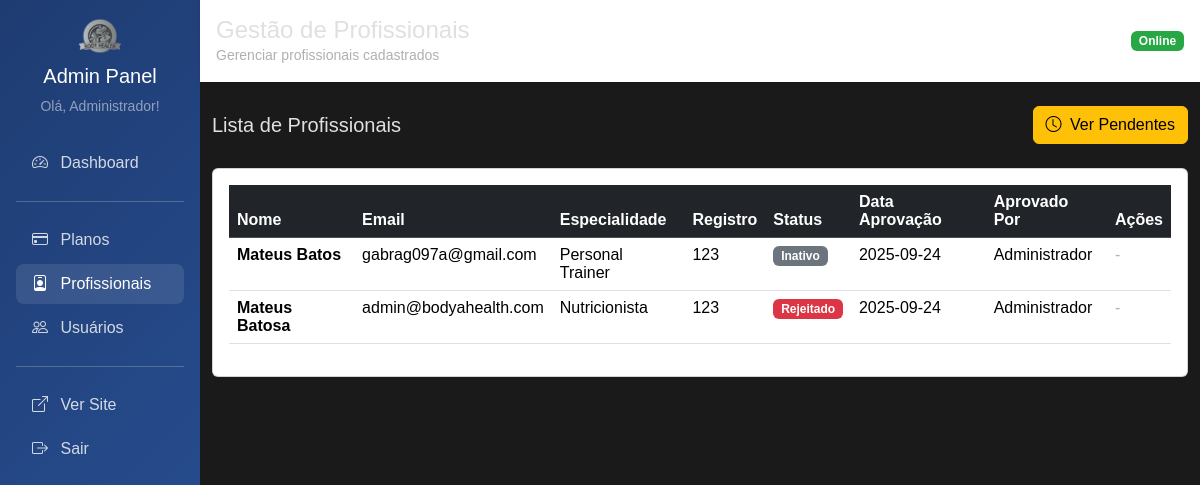
Screenshot of /admin/profissionais (signed in) with the database file from the repository.
### tables this page shows
CREATE TABLE usuario (
    id INTEGER PRIMARY KEY AUTOINCREMENT,
    nome TEXT NOT NULL,
    email TEXT UNIQUE NOT NULL,
    senha TEXT NOT NULL,
    perfil TEXT NOT NULL DEFAULT 'cliente',
    foto TEXT,
    token_redefinicao TEXT,
    data_token TIMESTAMP,
    data_cadastro TIMESTAMP DEFAULT CURRENT_TIMESTAMP
);

CREATE TABLE profissional (
    id INTEGER PRIMARY KEY,
    especialidade TEXT NOT NULL,
    registro_profissional TEXT,
    status TEXT DEFAULT 'pendente',
    data_solicitacao TIMESTAMP DEFAULT CURRENT_TIMESTAMP,
    data_aprovacao TIMESTAMP,
    aprovado_por INTEGER, cpf_cnpj TEXT, foto_registro TEXT,
    FOREIGN KEY (id) REFERENCES usuario(id),
    FOREIGN KEY (aprovado_por) REFERENCES usuario(id)
);

### main.py (the view)
@app.get("/admin/profissionais")
@requer_autenticacao(['admin'])
async def admin_profissionais_listar(request: Request, usuario_logado: dict = Depends(obter_usuario_logado)):
    profissionais = profissional_repo.obter_todos_com_status()
    return templates.TemplateResponse("admin/profissionais/listar.html", {
        "request": request,
        "usuario": usuario_logado,
        "profissionais": profissionais
    })

### templates/admin/profissionais/listar.html (shortened to what this page needs)
{% extends "admin/base_admin.html" %}
{% block titulo %}Gestão de Profissionais{% endblock %}
{% block subtitulo %}Gerenciar profissionais cadastrados{% endblock %}
{% block content %}
<div class="d-flex justify-content-between align-items-center mb-4">
    <h5 class="mb-0">Lista de Profissionais</h5>
    <a href="/admin/profissionais/pendentes" class="btn btn-warning">
        <i class="bi bi-clock me-1"></i> Ver Pendentes
    </a>
</div>
<div class="card">
    <div class="card-body">
        {% if profissionais %}
            <div class="table-responsive">
                <table class="table table-hover">
                    <thead class="table-dark">
                        <tr>
                            <th>Nome</th>
                            <th>Email</th>
                            <th>Especialidade</th>
                            <th>Registro</th>
                            <th>Status</th>
                            <th>Data Aprovação</th>
                            <th>Aprovado Por</th>
                            <th>Ações</th>
                        </tr>
                    </thead>
                    <tbody>
                        {% for prof in profissionais %}
                        <tr>
                            <td><strong>{{ prof.nome }}</strong></td>
                            <td>{{ prof.email }}</td>
                            <td>{{ prof.especialidade }}</td>
                            <td>
                                {% if prof.registro_profissional %}
                                    {{ prof.registro_profissional }}
                                {% else %}
                                    <span class="text-muted">-</span>
                                {% endif %}
                            </td>
                            <td>
                                {% if prof.status == 'aprovado' %}
                                    <span class="badge bg-success">Aprovado</span>
                                {% elif prof.status == 'pendente' %}
                                    <span class="badge bg-warning">Pendente</span>
                                {% elif prof.status == 'rejeitado' %}
                                    <span class="badge bg-danger">Rejeitado</span>
                                {% else %}
                                    <span class="badge bg-secondary">Inativo</span>
                                {% endif %}
                            </td>
                            <td>
                                {% if prof.data_aprovacao %}
                                    {{ prof.data_aprovacao[:10] }}
                                {% else %}
                                    <span class="text-muted">-</span>
                                {% endif %}
                            </td>
                            <td>
                                {% if prof.aprovado_por_nome %}
                                    {{ prof.aprovado_por_nome }}
                                {% else %}
                                    <span class="text-muted">-</span>
                                {% endif %}
                            </td>
                            <td>
                                {% if prof.status == 'aprovado' %}
                                    <button type="button" class="btn btn-outline-danger btn-sm"
                                            onclick="confirmarExclusaoProf({{ prof.id }}, '{{ prof.nome }}')">
                                        <i class="bi bi-x-circle"></i> Desativar
                                    </button>
                                {% else %}
                                    <span class="text-muted">-</span>
                                {% endif %}
                            </td>
                        </tr>
                        {% endfor %}
                    </tbody>
                </table>
            </div>
        {% else %}
            <div class="text-center py-5">
                <i class="bi bi-person-badge text-muted" style="font-size: 4rem;"></i>
                <h5 class="mt-3 text-muted">Nenhum profissional encontrado</h5>
                <p class="text-muted">Aguarde cadastros de profissionais.</p>
            </div>
        {% endif %}
    </div>
</div>
<div class="position-fixed top-0 end-0 p-3" style="z-index: 1055">
</div>
{% endblock %}

### templates/admin/base_admin.html (shortened to what this page needs)
<html lang="pt-BR">
<head>
    <link href="https://cdn.jsdelivr.net/npm/bootstrap@5.3.3/dist/css/bootstrap.min.css" rel="stylesheet">
    <link href="https://cdn.jsdelivr.net/npm/bootstrap-icons@1.10.5/font/bootstrap-icons.css" rel="stylesheet">
    <link rel="stylesheet" href="/static/css/styles.css">
</head>
<body>
    <div class="container-fluid p-0">
        <div class="row g-0">
            <div class="col-md-3 col-lg-2">
                <div class="admin-sidebar p-3">
                    <div class="text-center mb-4">
                        <img src="/static/img/logo.png" height="40" alt="Body Health">
                        <h5 class="text-white mt-2">Admin Panel</h5>
                        <small class="text-white-50">Olá, {{ usuario.nome }}!</small>
                    </div>
                    <nav class="nav flex-column">
                        <a class="nav-link {% if request.url.path == '/admin' %}active{% endif %}" href="/admin">
                            <i class="bi bi-speedometer2 me-2"></i> Dashboard
                        </a>
                        <hr class="bg-white-50">
                        <a class="nav-link {% if '/admin/planos' in request.url.path %}active{% endif %}" href="/admin/planos">
                            <i class="bi bi-credit-card me-2"></i> Planos
                        </a>
                        <a class="nav-link {% if '/admin/profissionais' in request.url.path %}active{% endif %}" href="/admin/profissionais">
                            <i class="bi bi-person-badge me-2"></i> Profissionais
                        </a>
                        <a class="nav-link {% if '/admin/usuarios' in request.url.path %}active{% endif %}" href="/admin/usuarios">
                            <i class="bi bi-people me-2"></i> Usuários
                        </a>
                        <hr class="bg-white-50">
                        <a class="nav-link" href="/" target="_blank">
                            <i class="bi bi-box-arrow-up-right me-2"></i> Ver Site
                        </a>
                        <a class="nav-link" href="/logout">
                            <i class="bi bi-box-arrow-right me-2"></i> Sair
                        </a>
                    </nav>
                </div>
            </div>
            <div class="col-md-9 col-lg-10">
                <div class="admin-header p-3 mb-4">
                    <div class="d-flex justify-content-between align-items-center">
                        <div>
                            <h4 class="mb-0">{% block titulo %}Painel Administrativo{% endblock %}</h4>
                            <small class="text-muted">{% block subtitulo %}Body Health Admin{% endblock %}</small>
                        </div>
                        <div>
                            <span class="badge bg-success">Online</span>
                        </div>
                    </div>
                </div>
                <div class="container-fluid">
                    {% block content %}{% endblock %}
                </div>
            </div>
        </div>
    </div>
</body>
</html>

### static/css/styles.css (style rules this page uses)
:root { --dark-bg: #1a1a1a; --dark-card-bg: #2b2b2b; --dark-text-color: #e0e0e0; --dark-muted-text: #b0b0b0; --dark-border-color: #444444; --dark-shadow-color: rgba(0, 0, 0, 0.5); --highlight-yellow: #ffc107; --highlight-green: #28a745; --highlight-red: #dc3545; --light-banner-bg-start: #ffffff; --light-banner-bg-end: #eaeaea; --light-banner-text: #000000; }
body { background-color: var(--dark-bg); color: var(--dark-text-color); font-family: Arial, sans-serif; padding-top: 0px; }
.text-muted { color: var(--dark-muted-text) !important; }
.badge.bg-success { background-color: var(--highlight-green) !important; }

### templates/admin/base_admin.html (style rules this page uses)
.admin-sidebar { min-height: 100vh; background: linear-gradient(135deg, #1e3c72 0%, #2a5298 100%); }
.admin-sidebar .nav-link { color: rgba(255, 255, 255, 0.8); border-radius: 8px; margin: 2px 0; }
.admin-sidebar .nav-link:hover, .admin-sidebar .nav-link.active { color: white; background-color: rgba(255, 255, 255, 0.1); }
.admin-header { background: white; box-shadow: 0 2px 4px rgba(0,0,0,0.1); }

### rows the page displays
usuario: nome "Administrador"
profissional: nome "Mateus Batos", email "gabrag097a@gmail.com", especialidade "Personal Trainer", registro_profissional "123", status "Inativo", data_aprovacao "2025-09-24", aprovado_por_nome "Administrador"
profissional: nome "Mateus Batosa", email "admin@bodyahealth.com", especialidade "Nutricionista", registro_profissional "123", status "Rejeitado", data_aprovacao "2025-09-24", aprovado_por_nome "Administrador"
